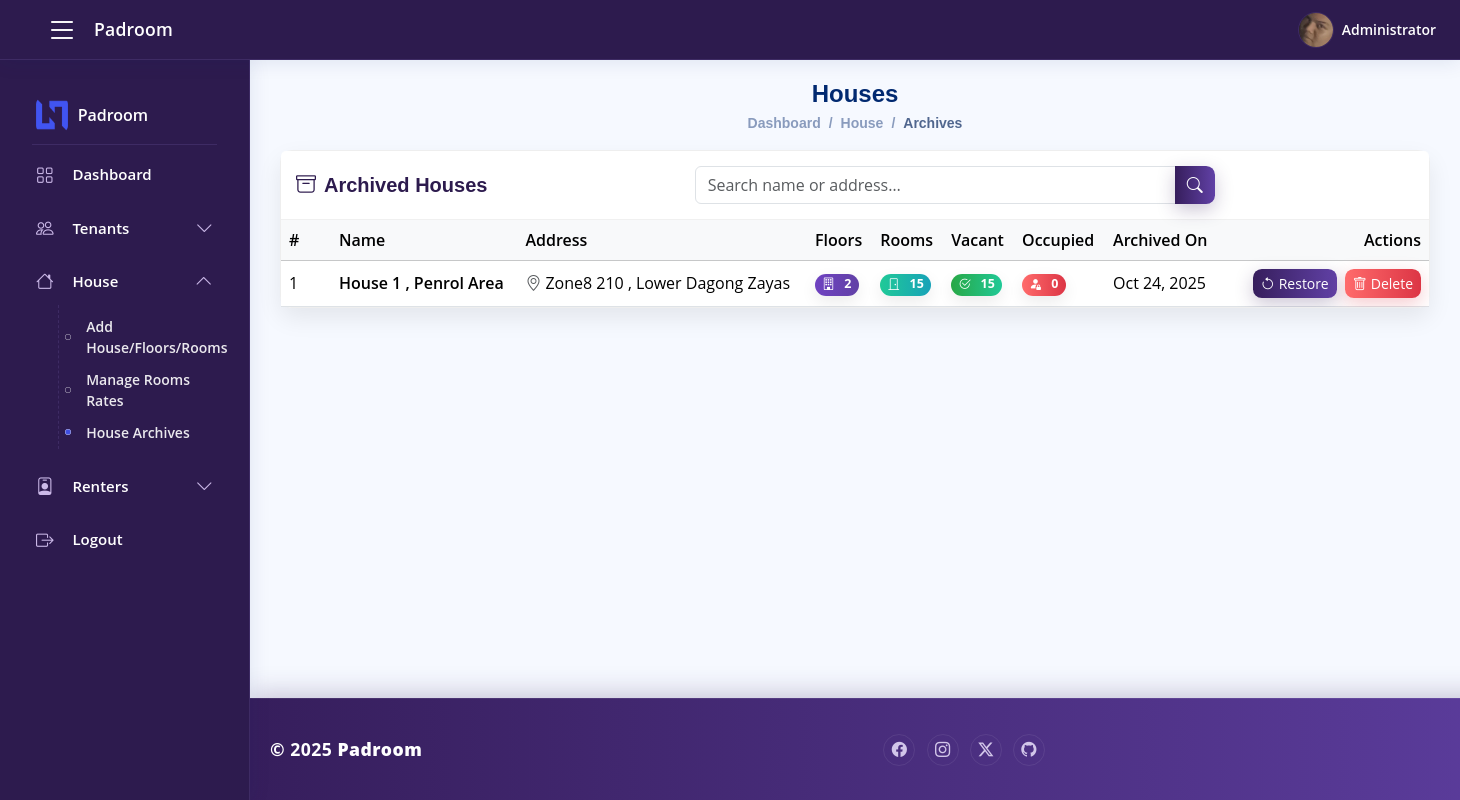
Page /admin/houses_archive.php (signed in) on the committed database.
### tables this page shows
CREATE TABLE `houses` (
  `id` bigint(20) UNSIGNED NOT NULL,
  `name` varchar(100) NOT NULL,
  `address` varchar(255) DEFAULT NULL,
  `notes` text DEFAULT NULL,
  `is_archived` tinyint(1) NOT NULL DEFAULT 0,
  `archived_at` datetime DEFAULT NULL,
  `created_at` timestamp NOT NULL DEFAULT current_timestamp(),
  `updated_at` timestamp NOT NULL DEFAULT current_timestamp() ON UPDATE current_timestamp()
);

### admin/houses_archive.php (the view, shortened to what this page needs)
<?php
require_once __DIR__ . '/../inclusions/connection.php';
$BASE = rtrim(dirname($_SERVER['SCRIPT_NAME']), '/');
$schema_notice = "";
ensure_house_archive_columns($conn, $schema_notice);
$q = trim($_GET['q'] ?? '');
$page = max(1, (int)($_GET['page'] ?? 1));
$perPage = 12;
$where = "COALESCE(h.is_archived,0)=1";
$params = [];
$types  = "";
$offset = ($page - 1) * $perPage;
$sql = "
  SELECT h.id, h.name, h.address, h.archived_at,
         (SELECT COUNT(*) FROM floors f WHERE f.house_id = h.id) AS floors_count,
         (SELECT COUNT(*) FROM rooms r JOIN floors f ON r.floor_id=f.id WHERE f.house_id = h.id) AS rooms_count,
         (SELECT COUNT(*) FROM rooms r JOIN floors f ON r.floor_id=f.id WHERE f.house_id = h.id AND r.status='vacant') AS vacant_count,
         (SELECT COUNT(*) FROM rooms r JOIN floors f ON r.floor_id=f.id WHERE f.house_id = h.id AND r.status='occupied') AS occupied_count
  FROM houses h
  WHERE $where
  ORDER BY h.archived_at DESC, h.id DESC
  LIMIT ?, ?";
$stmt = $conn->prepare($sql);
if ($types) {
  $args = $params; $args[] = $offset; $args[] = $perPage;
  $stmt->bind_param($types . "ii", ...$args);
} else {
  $stmt->bind_param("ii", $offset, $perPage);
}
$stmt->execute();
$res  = $stmt->get_result();
$rows = $res->fetch_all(MYSQLI_ASSOC);
?>
<!DOCTYPE html>
<html lang="en">
<head>
  <link href="<?= $BASE ?>/../assets/vendor/bootstrap/css/bootstrap.min.css" rel="stylesheet">
  <link href="<?= $BASE ?>/../assets/vendor/bootstrap-icons/bootstrap-icons.css" rel="stylesheet">
  <link href="<?= $BASE ?>/../assets/css/style.css" rel="stylesheet">
</head>
<body class="d-flex flex-column min-vh-100">
  <?php include __DIR__ . '/../admin/topbar.php'; ?>
  <?php include __DIR__ . '/../admin/sidebar.php'; ?>
  <main id="main" class="main flex-grow-1">
    <div class="pagetitle mb-3 text-center">
      <h1 class="h4 mb-1">Houses</h1>
      <nav>
        <ol class="breadcrumb justify-content-center">
          <li class="breadcrumb-item"><a href="<?= $BASE ?>/dashboard.php">Dashboard</a></li>
          <li class="breadcrumb-item">House</li>
          <li class="breadcrumb-item active">Archives</li>
        </ol>
      </nav>
    </div>
    <div class="card card-v">
      <div class="card-header d-flex flex-wrap align-items-center justify-content-between gap-2">
        <h2 class="h5 mb-0 title-v"><i class="bi bi-archive me-2"></i>Archived Houses</h2>
        <form class="search-wrap w-100 w-md-auto" method="get">
          <div class="input-group">
            <input type="text" class="form-control" name="q" placeholder="Search name or address…" value="<?= htmlspecialchars($q) ?>">
            <button class="btn btn-grad" type="submit"><i class="bi bi-search"></i></button>
          </div>
        </form>
      </div>
      <div class="card-body p-0">
        <div class="table-responsive">
          <table class="table table-hover align-middle mb-0">
            <thead class="table-light">
              <tr>
                <th style="width:50px;">#</th>
                <th>Name</th>
                <th>Address</th>
                <th>Floors</th>
                <th>Rooms</th>
                <th>Vacant</th>
                <th>Occupied</th>
                <th>Archived On</th>
                <th class="text-end" style="width:210px;">Actions</th>
              </tr>
            </thead>
            <tbody>
              <?php if (empty($rows)): ?>
                <tr><td colspan="9" class="text-center text-muted py-4">No archived houses.</td></tr>
              <?php else: ?>
                <?php foreach ($rows as $i => $h): ?>
                  <tr>
                    <td><?= ($offset + $i + 1) ?></td>
                    <td class="fw-semibold"><?= htmlspecialchars($h['name']) ?></td>
                    <td><div class="addr"><i class="bi bi-geo-alt me-1 text-muted"></i><?= htmlspecialchars($h['address'] ?: '—') ?></div></td>
                    <td><span class="chip chip-floors"><i class="bi bi-building me-1"></i><?= (int)$h['floors_count'] ?></span></td>
                    <td><span class="chip chip-rooms"><i class="bi bi-door-closed me-1"></i><?= (int)$h['rooms_count'] ?></span></td>
                    <td><span class="chip chip-vac"><i class="bi bi-check2-circle me-1"></i><?= (int)$h['vacant_count'] ?></span></td>
                    <td><span class="chip chip-occ"><i class="bi bi-person-fill-lock me-1"></i><?= (int)$h['occupied_count'] ?></span></td>
                    <td><?= $h['archived_at'] ? date('M d, Y', strtotime($h['archived_at'])) : '—' ?></td>
                    <td class="text-end">
                      <form method="post" class="d-inline">
                        <button class="btn btn-grad btn-sm me-1" type="submit">
                          <i class="bi bi-arrow-counterclockwise me-1"></i>Restore
                        </button>
                      </form>
                      <form method="post" class="d-inline" onsubmit="return confirm('Permanently delete this house and all its floors/rooms? This cannot be undone.');">
                        <button class="btn btn-grad-danger btn-sm"
                                type="submit"
                                title="<?= $h['occupied_count']>0 ? 'Cannot delete while rooms are occupied' : 'Delete permanently' ?>"
                                <?= $h['occupied_count']>0 ? 'disabled' : '' ?>>
                          <i class="bi bi-trash me-1"></i>Delete
                        </button>
                      </form>
                    </td>
                  </tr>
                <?php endforeach; ?>
              <?php endif; ?>
            </tbody>
          </table>
        </div>
      </div>
    </div>
  </main>
  <?php include __DIR__ . '/../admin/footer.php'; ?>
</body>
</html>

### assets/css/style.css (style rules this page uses)
:root { scroll-behavior: smooth; }
body { font-family: "Open Sans", sans-serif; background: #f6f9ff; color: #444444; }
a { color: #4154f1; text-decoration: none; }
h1, h2, h3, h4, h5, h6 { font-family: "Nunito", sans-serif; }
#main { margin-top: 60px; padding: 20px 30px; transition: all 0.3s; }
.pagetitle { margin-bottom: 10px; }
.pagetitle h1 { font-size: 24px; margin-bottom: 0; font-weight: 600; color: #012970; }
.card { margin-bottom: 30px; border: none; border-radius: 5px; box-shadow: 0px 0 30px rgba(1, 41, 112, 0.1); }
.card-header, .card-footer { border-color: #ebeef4; background-color: #fff; color: #798eb3; padding: 15px; }
.card-body { padding: 0 20px 20px 20px; }
.breadcrumb { font-size: 14px; font-family: "Nunito", sans-serif; color: #899bbd; font-weight: 600; }
.breadcrumb a { color: #899bbd; transition: 0.3s; }
.breadcrumb .breadcrumb-item::before { color: #899bbd; }
.breadcrumb .active { color: #51678f; font-weight: 600; }
@media (min-width: 1200px) { #main, #footer { margin-left: 300px; } }

### admin/houses_archive.php (style rules this page uses)
:root { --pad-primary:#361E5C; --pad-accent:#6141A6; --pad-deep:#2A184B; --pad-text:#FFF; --chip1:#6f42c1; --chip2:#20c997; --chip3:#17a2b8; --chip4:#dc3545; }
.main { margin-top:60px; padding:20px 20px 0 20px; transition:all .3s; }
@media (min-width: 992px) { .main { margin-left:250px; } }
.btn-grad { background: linear-gradient(90deg, var(--pad-primary), var(--pad-accent)); color:#fff; border:none; border-radius:.55rem; box-shadow:0 6px 18px rgba(54,30,92,.25); }
.btn-grad-danger { background: linear-gradient(90deg, #ff6b6b, var(--chip4)); color:#fff; border:none; border-radius:.55rem; box-shadow:0 6px 18px rgba(220,53,69,.25); }
.card-v { background:#fff; border-radius:12px; box-shadow:0 10px 24px rgba(0,0,0,.08); border:1px solid #eee; }
.card-v .card-header { background:#fff; border-bottom:1px solid rgba(0,0,0,.06); }
.title-v { color:#2D1B4E; font-weight:700; }
.search-wrap { max-width:520px; margin:0 auto; }
.table thead th { font-weight:600; }
.chip { display:inline-flex; align-items:center; gap:.35rem; padding:.12rem .45rem; border-radius:999px; font-size:.78rem; font-weight:700; color:#fff; box-shadow:0 6px 16px rgba(0,0,0,.08); white-space:nowrap; }
.chip-floors { background:linear-gradient(90deg, var(--chip1), var(--pad-accent)); }
.chip-rooms { background:linear-gradient(90deg, var(--chip2), var(--chip3)); }
.chip-vac { background:linear-gradient(90deg, #28a745, var(--chip2)); }
.chip-occ { background:linear-gradient(90deg, #ff6b6b, var(--chip4)); }
.addr { max-width:420px; white-space:nowrap; overflow:hidden; text-overflow:ellipsis; }

### admin/topbar.php (style rules this page uses)
:root { --topbar-bg:#2D1B4E; --topbar-border:#3E2B64; --topbar-text:#FFFFFF; --topbar-muted:#CBB9E8; --topbar-hover:rgba(255,255,255,.12); --topbar-dropdown-bg:#1E1540; --topbar-dropdown-border:#3E2B64; }

### admin/sidebar.php (style rules this page uses)
:root { --sidebar-bg:#2D1B4E; --sidebar-border:#3E2B64; --sidebar-text:#FFFFFF; --sidebar-muted:#CBB9E8; --sidebar-hover:rgba(255,255,255,.1); --sidebar-active:rgba(255,255,255,.15); }
@media (min-width: 992px) { body:not(.toggle-sidebar) #main { margin-left:250px; } }

### admin/footer.php (style rules this page uses)
:root { --footer-bg: linear-gradient(90deg, #361E5C 0%, #6141A6 100%); --footer-text:#ffffff; --footer-muted:#d2c6e9; --footer-border:rgba(255,255,255,0.08); }

### rows in the picture
houses: i "1", name "House 1 , Penrol Area", address "Zone8 210 , Lower Dagong Zayas", floors_count "2", rooms_count "15", vacant_count "15", occupied_count "0", archived_at "Oct 24, 2025"

### other values in the picture
$displayName "Administrator"
